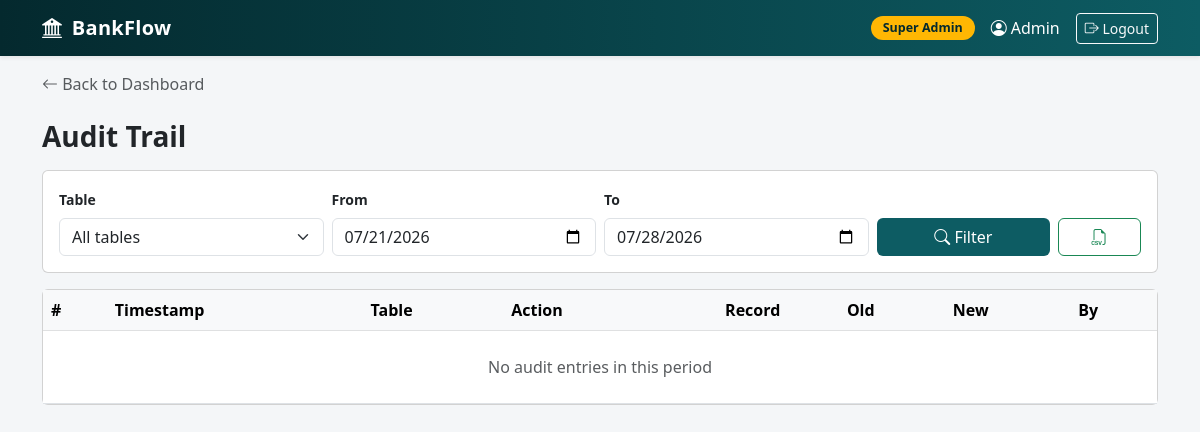
The page /reports/audit (signed in) on the database as committed earlier.
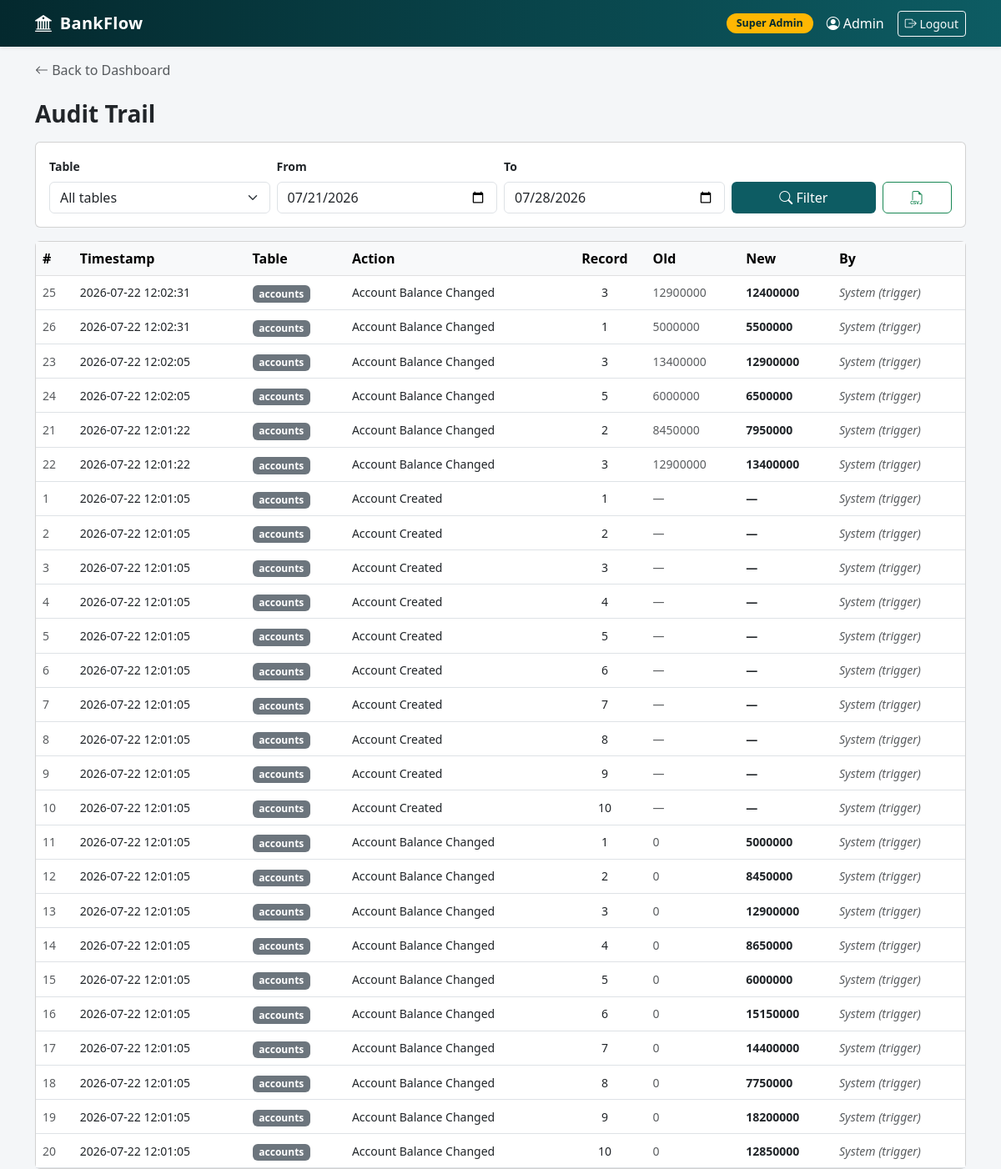
The same page on the database as committed later.
### tables this page shows
CREATE TABLE audit_log(
    log_id INTEGER PRIMARY KEY,
    table_name TEXT NOT NULL,
    log_action TEXT NOT NULL,
    record_id INTEGER NOT NULL,
    old_value TEXT ,
    new_value TEXT ,
    changed_by INTEGER,
    changed_at TEXT NOT NULL DEFAULT (datetime('now')),
    FOREIGN KEY (changed_by) REFERENCES users(user_id)
);

### routes/reports.py (the view)
@bp.route("/audit")
@login_required
@role_required("SUPER_ADMIN")
def audit():
    rows, table_name, from_date, to_date = _audit_data()
    return render_template("reports/audit.html", rows=rows, table_name=table_name,
                           from_date=from_date, to_date=to_date)

### auth.py (called while the page is built)
@login_manager.user_loader
def load_user(user_id):
    row=query("SELECT * FROM users WHERE user_id=?",(user_id,),one=True)
    return User(row) if row else None

def role_required(*roles):
    def decorater(f):
        @wraps(f)
        def wrapper (*args,**kwargs):
            if current_user.role not in roles:
                abort(403)
            return f(*args,**kwargs)
        return wrapper
    return decorater

### db.py (called while the page is built)
def get_db():
    if 'db' not in g:
        g.db=sqlite3.connect(config.DB_PATH)
        g.db.row_factory=sqlite3.Row
        g.db.execute("PRAGMA foreign_keys=ON")
    return g.db

def query(sql,params=(),one=False):
    rows=get_db().execute(sql,params).fetchall()
    if one:
        return rows[0]  if rows else None
    return rows

### routes/reports.py (called while the page is built)
def _today():
    return datetime.now().strftime("%Y-%m-%d")

def _days_ago(n):
    return (datetime.now() - timedelta(days=n)).strftime("%Y-%m-%d")

### templates/reports/audit.html (shortened to what this page needs)
{% extends "base.html" %}
{% block back_link %}
<a href="{{ url_for('dashboard') }}" class="text-decoration-none text-muted">
    <i class="bi bi-arrow-left"></i> Back to Dashboard
</a>
{% endblock %}
{% block content %}
<h3 class="fw-bold mb-3">Audit Trail</h3>
<div class="card mb-3">
    <div class="card-body">
        <form method="get" class="row g-2 align-items-end">
            <div class="col-md-3">
                <label class="form-label small fw-semibold">Table</label>
                <select name="table_name" class="form-select">
                    <option value="">All tables</option>
                </select>
            </div>
            <div class="col-md-3">
                <label class="form-label small fw-semibold">From</label>
                <input type="date" name="from_date" value="{{ from_date }}" class="form-control">
            </div>
            <div class="col-md-3">
                <label class="form-label small fw-semibold">To</label>
                <input type="date" name="to_date" value="{{ to_date }}" class="form-control">
            </div>
            <div class="col-md-2">
                <button class="btn text-white w-100" style="background: var(--brand);">
                    <i class="bi bi-search"></i> Filter
                </button>
            </div>
            <div class="col-md-1">
                <a href="{{ url_for('reports.audit_csv', table_name=table_name, from_date=from_date, to_date=to_date) }}"
                    class="btn btn-outline-success w-100" title="Export CSV">
                    <i class="bi bi-filetype-csv"></i>
                </a>
            </div>
        </form>
    </div>
</div>
<div class="card">
    <div class="table-responsive">
        <table class="table table-hover align-middle mb-0">
            <thead class="table-light">
                <tr>
                    <th>#</th>
                    <th>Timestamp</th>
                    <th>Table</th>
                    <th>Action</th>
                    <th class="text-center">Record</th>
                    <th>Old</th>
                    <th>New</th>
                    <th>By</th>
                </tr>
            </thead>
            <tbody>
                {% for r in rows %}
                <tr>
                    <td class="small text-muted">{{ r.log_id }}</td>
                    <td class="small">{{ r.changed_at[:19] }}</td>
                    <td><span class="badge bg-secondary">{{ r.table_name }}</span></td>
                    <td class="small">{{ r.log_action }}</td>
                    <td class="text-center small">{{ r.record_id }}</td>
                    <td class="small text-muted">{{ r.old_value or '—' }}</td>
                    <td class="small fw-semibold">{{ r.new_value or '—' }}</td>
                    <td class="small">
                        {% if r.username %}
                        {{ r.username }}
                        {% else %}
                        <em class="text-muted">System (trigger)</em>
                        {% endif %}
                    </td>
                </tr>
                {% else %}
                <tr>
                    <td colspan="8" class="text-center text-muted py-4">No audit entries in this period</td>
                </tr>
                {% endfor %}
            </tbody>
        </table>
    </div>
</div>
{% endblock %}

Rows that differ between the two databases and show on the page:
now on this page (row edited): audit_log: log_id "25", changed_at "2026-07-22 12:02:31", table_name "accounts", log_action "Account Balance Changed", record_id "3", old_value "12900000", new_value "12400000"
now on this page (row edited): audit_log: log_id "26", changed_at "2026-07-22 12:02:31", table_name "accounts", log_action "Account Balance Changed", record_id "1", old_value "5000000", new_value "5500000"
now on this page (row edited): audit_log: log_id "23", changed_at "2026-07-22 12:02:05", table_name "accounts", log_action "Account Balance Changed", record_id "3", old_value "13400000", new_value "12900000"
now on this page (row edited): audit_log: log_id "24", changed_at "2026-07-22 12:02:05", table_name "accounts", log_action "Account Balance Changed", record_id "5", old_value "6000000", new_value "6500000"
now on this page (row edited): audit_log: log_id "21", changed_at "2026-07-22 12:01:22", table_name "accounts", log_action "Account Balance Changed", record_id "2", old_value "8450000", new_value "7950000"
now on this page (row edited): audit_log: log_id "22", changed_at "2026-07-22 12:01:22", table_name "accounts", log_action "Account Balance Changed", record_id "3", old_value "12900000", new_value "13400000"
now on this page (row edited): audit_log: log_id "1", changed_at "2026-07-22 12:01:05", table_name "accounts", log_action "Account Created", record_id "1", old_value "—", new_value "—"
now on this page (row edited): audit_log: log_id "2", changed_at "2026-07-22 12:01:05", table_name "accounts", log_action "Account Created", record_id "2", old_value "—", new_value "—"
now on this page (row edited): audit_log: log_id "3", changed_at "2026-07-22 12:01:05", table_name "accounts", log_action "Account Created", record_id "3", old_value "—", new_value "—"
now on this page (row edited): audit_log: log_id "4", changed_at "2026-07-22 12:01:05", table_name "accounts", log_action "Account Created", record_id "4", old_value "—", new_value "—"
now on this page (row edited): audit_log: log_id "5", changed_at "2026-07-22 12:01:05", table_name "accounts", log_action "Account Created", record_id "5", old_value "—", new_value "—"
now on this page (row edited): audit_log: log_id "6", changed_at "2026-07-22 12:01:05", table_name "accounts", log_action "Account Created", record_id "6", old_value "—", new_value "—"
now on this page (row edited): audit_log: log_id "7", changed_at "2026-07-22 12:01:05", table_name "accounts", log_action "Account Created", record_id "7", old_value "—", new_value "—"
now on this page (row edited): audit_log: log_id "8", changed_at "2026-07-22 12:01:05", table_name "accounts", log_action "Account Created", record_id "8", old_value "—", new_value "—"
now on this page (row edited): audit_log: log_id "9", changed_at "2026-07-22 12:01:05", table_name "accounts", log_action "Account Created", record_id "9", old_value "—", new_value "—"
now on this page (row edited): audit_log: log_id "10", changed_at "2026-07-22 12:01:05", table_name "accounts", log_action "Account Created", record_id "10", old_value "—", new_value "—"
now on this page (row edited): audit_log: log_id "11", changed_at "2026-07-22 12:01:05", table_name "accounts", log_action "Account Balance Changed", record_id "1", old_value "0", new_value "5000000"
now on this page (row edited): audit_log: log_id "12", changed_at "2026-07-22 12:01:05", table_name "accounts", log_action "Account Balance Changed", record_id "2", old_value "0", new_value "8450000"
now on this page (row edited): audit_log: log_id "13", changed_at "2026-07-22 12:01:05", table_name "accounts", log_action "Account Balance Changed", record_id "3", old_value "0", new_value "12900000"
now on this page (row edited): audit_log: log_id "14", changed_at "2026-07-22 12:01:05", table_name "accounts", log_action "Account Balance Changed", record_id "4", old_value "0", new_value "8650000"
now on this page (row edited): audit_log: log_id "15", changed_at "2026-07-22 12:01:05", table_name "accounts", log_action "Account Balance Changed", record_id "5", old_value "0", new_value "6000000"
now on this page (row edited): audit_log: log_id "16", changed_at "2026-07-22 12:01:05", table_name "accounts", log_action "Account Balance Changed", record_id "6", old_value "0", new_value "15150000"
now on this page (row edited): audit_log: log_id "17", changed_at "2026-07-22 12:01:05", table_name "accounts", log_action "Account Balance Changed", record_id "7", old_value "0", new_value "14400000"
now on this page (row edited): audit_log: log_id "18", changed_at "2026-07-22 12:01:05", table_name "accounts", log_action "Account Balance Changed", record_id "8", old_value "0", new_value "7750000"
now on this page (row edited): audit_log: log_id "19", changed_at "2026-07-22 12:01:05", table_name "accounts", log_action "Account Balance Changed", record_id "9", old_value "0", new_value "18200000"
now on this page (row edited): audit_log: log_id "20", changed_at "2026-07-22 12:01:05", table_name "accounts", log_action "Account Balance Changed", record_id "10", old_value "0", new_value "12850000"
Other text that changed with them:
text no longer shown: "No audit entries in this period"
